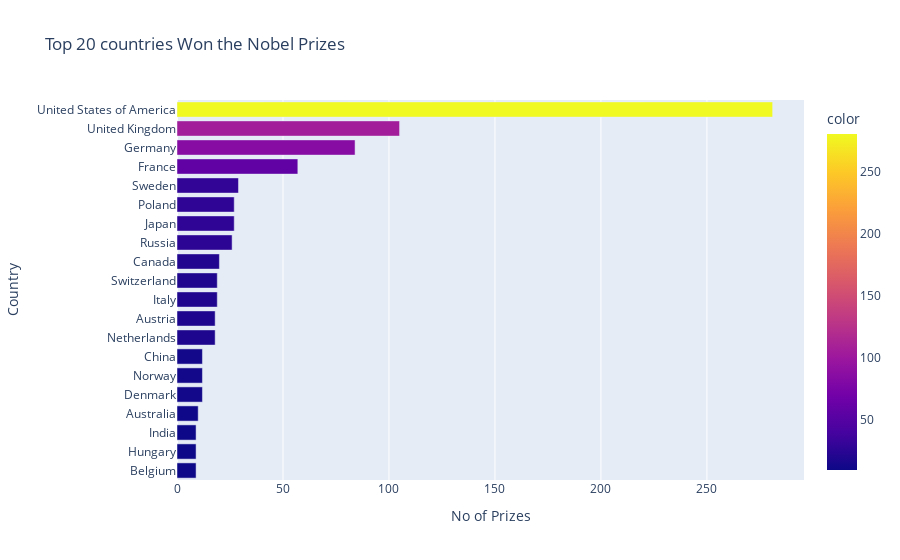

Write notebook code for a chart like this one.
### Code cell
top20_countries = top20_countries[-20:]
hor_bar = px.bar(
    x=top20_countries.prize,
    y=top20_countries.birth_country_current,
    orientation='h',
    color=top20_countries.prize,
    title='Top 20 countries Won the Nobel Prizes'
)

hor_bar.update_layout(
    xaxis_title='No of Prizes',
    yaxis_title='Country',
)
hor_bar.show()

### Figure 1 — Plotly figure (JSON) as saved in the notebook; plotly's stock layout.template omitted (floating-point values rounded to 4 significant figures)
{"data": [{"alignmentgroup": "True", "hovertemplate": "x=%{x}<br>y=%{y}<br>color=%{marker.color}<extra></extra>", "legendgroup": "", "marker": {"color": [9, 9, 9, 10, 12, 12, 12, 18, 18, 19, 19, 20, 26, 27, 27, 29, 57, 84, 105, 281], "coloraxis": "coloraxis", "pattern": {"shape": ""}}, "name": "", "offsetgroup": "", "orientation": "h", "showlegend": false, "textposition": "auto", "type": "bar", "x": [9, 9, 9, 10, 12, 12, 12, 18, 18, 19, 19, 20, 26, 27, 27, 29, 57, 84, 105, 281], "xaxis": "x", "y": ["Belgium", "Hungary", "India", "Australia", "Denmark", "Norway", "China", "Netherlands", "Austria", "Italy", "Switzerland", "Canada", "Russia", "Japan", "Poland", "Sweden", "France", "Germany", "United Kingdom", "United States of America"], "yaxis": "y"}], "layout": {"autosize": true, "barmode": "relative", "coloraxis": {"colorbar": {"title": {"text": "color"}}, "colorscale": [[0, "#0d0887"], [0.1111, "#46039f"], [0.2222, "#7201a8"], [0.3333, "#9c179e"], [0.4444, "#bd3786"], [0.5556, "#d8576b"], [0.6667, "#ed7953"], [0.7778, "#fb9f3a"], [0.8889, "#fdca26"], [1, "#f0f921"]]}, "legend": {"tracegroupgap": 0}, "title": {"text": "Top 20 countries Won the Nobel Prizes"}, "xaxis": {"anchor": "y", "autorange": true, "domain": [0, 1], "range": [0, 295.8], "title": {"text": "No of Prizes"}, "type": "linear"}, "yaxis": {"anchor": "x", "autorange": true, "domain": [0, 1], "range": [-0.5, 19.5], "title": {"text": "Country"}, "type": "category"}}}
